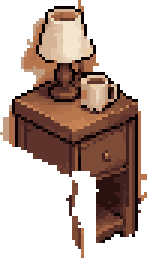
#> input picture e2e/pixel-art/quarto/novo/quarto/avulsos/abajur-recorte.png, 49 x 86 px, given in place of abajur-recorte.png-.png, which was not available (shown 3 times larger)
$ python pecas-avulsas.py avulsos/abajur-recorte.png
#> lines starting #> are read from the running program, lines starting #| are printed output that depends on the picture; after the words box and inside, x2 and y2 are one past the last pixel; in counts of white or black regions, pixels touching at a corner belong together
# O PUFE E O TAPETE AVULSOS no lugar dos recortes (09/11/2026, o compromisso de 17/10: "toda peça nasce avulsa"). A opção
# escolhida de avulsos/<id>-<n>.png (avulso.mjs) vai para pecas/<peça>.png, nas coordenadas do quarto, com o CENTRO DO PÉ
# (o meio da linha mais baixa) no da peça de antes: a página mede o pé e a base pelo desenho (montar.mjs, pecaDeImagem e
# MOVEIS), e assim o lugar no chão não muda. As sombras (pecas/<peça>-sombra.png) ficam as de antes.
# O pufe é o MESMO desenho nas três versões (antes eram três repinturas, de luz diferente; a página já ajusta a intensidade
# da luz pelo lugar). Os recortes de antes ficam em pecas/recortes/, para comparar.
#   py e2e/pixel-art/quarto/novo/quarto/pecas-avulsas.py pufe=<n> tapete=<n>
import os, shutil, sys
import numpy as np
from PIL import Image
from scipy.ndimage import label

AQUI = os.path.dirname(os.path.abspath(__file__))
PECAS = {'pufe': ['pufe-meio', 'pufe-janela', 'pufe-frente'], 'tapete': ['tapete']}
for arg in sys.argv[1:]:
    id_, _, n = arg.partition('=')
    a = np.array(Image.open(os.path.join(AQUI, 'avulsos', f'{id_}-{n}.png')).convert('RGBA'))
#> a is the input picture: shape (86, 49, 4); mean R, G, B, A 60.3, 40.5, 31.9, 125.4
    op = a[..., 3] > 127
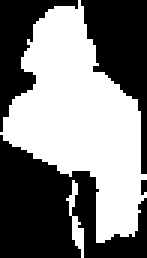
#> op: shape (86, 49) bool (shown 3 times larger); 49.2% white; 2 white regions, box (x1, y1, x2, y2) and area: (0, 0, 49, 81) 2015, (22, 60, 28, 86) 57
    rot, _ = label(op); tam = np.bincount(rot.ravel()); tam[0] = 0; op = rot == tam.argmax()  # sem sujeira solta
#> after `rot, _ = label(op)`:
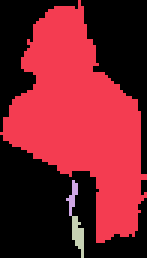
#> rot: shape (86, 49) int32 (shown 3 times larger); 4 distinct labels, from 0 to 3; one colour per label, 0 black
#> after `tam = np.bincount(rot.ravel())`: tam = [2142, 2015, 21, 36]
#> after `op = rot == tam.argmax()`:
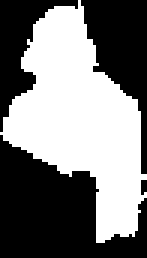
#> op: shape (86, 49) bool (shown 3 times larger); 47.8% white; 1 white region, box (x1, y1, x2, y2) and area: (0, 0, 49, 81) 2015
    ys, xs = np.nonzero(op); a = a[ys.min():ys.max() + 1, xs.min():xs.max() + 1]; op = op[ys.min():ys.max() + 1, xs.min():xs.max() + 1]
#> after `ys, xs = np.nonzero(op)`: ys = 2015 values from 0 to 80; xs = 2015 values, max 48 at index 1716, min 0 at index 1180, mean 26.23
#> after `a = a[ys.min():ys.max() + 1, xs.min():xs.max() + 1]`:
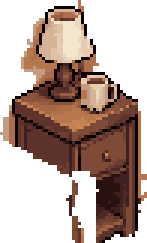
#> a: shape (81, 49, 4) (shown 3 times larger); mean R, G, B, A 63.7, 42.8, 33.8, 132.6; transparent parts drawn white
#> after `op = op[ys.min():ys.max() + 1, xs.min():xs.max() + 1]`:
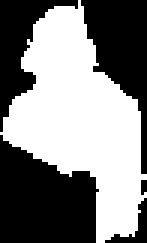
#> op: shape (81, 49) bool (shown 3 times larger); 50.8% white; 5 black regions (1 under 20 px), largest, box (x1, y1, x2, y2) and area: (0, 45, 33, 81) 875, (27, 0, 49, 58) 602, (0, 0, 26, 44) 402, (35, 66, 49, 81) 66
    if id_ == 'tapete':
        # O TOM DA SÁLVIA: a página tinge o tapete supondo a sálvia do de antes (matiz 0,158, saturação 0,27; ver
        # CORES_DO_TAPETE em montar.mjs). O gerado veio mais verde (0,31 e 0,15): a matiz e a saturação vão às de antes, a
        # claridade (o desenho) fica.
        import colorsys
        rgb = a[..., :3].astype(float) / 255
        hsv = np.array([colorsys.rgb_to_hsv(*px) for px in rgb.reshape(-1, 3)]).reshape(rgb.shape)
        m = op & (hsv[..., 1] > 0.02)
        dh = 0.158 - np.median(hsv[m][:, 0]); fs = 0.27 / max(0.01, np.median(hsv[m][:, 1]))
        hsv[..., 0] = (hsv[..., 0] + dh) % 1; hsv[..., 1] = np.clip(hsv[..., 1] * fs, 0, 1)
        novo = np.array([colorsys.hsv_to_rgb(*px) for px in hsv.reshape(-1, 3)]).reshape(rgb.shape)
        a = a.copy(); a[..., :3] = np.round(novo * 255).astype(a.dtype)
    h, w = op.shape; pe = np.nonzero(op[-1])[0]; meio = (pe.min() + pe.max()) / 2
#> after `h, w = op.shape`: h = 81; w = 49
#> after `pe = np.nonzero(op[-1])[0]`: pe = [32, 33, 34]
#> after `meio = (pe.min() + pe.max()) / 2`: meio = 33
#> (the run stopped early here; a loop or call above may not have finished)

$ run again, on e2e/pixel-art/quarto/novo/quarto/avulsos/cama-casal-3.png
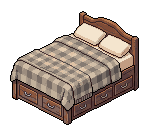
#> input picture e2e/pixel-art/quarto/novo/quarto/avulsos/cama-casal-3.png, 150 x 136 px, given in place of cama-casal-3.png-.png, which was not available
#> a is the input picture: shape (136, 150, 4); mean R, G, B, A 63.7, 53.9, 47.8, 116
#> `op = a[..., 3] > 127`:
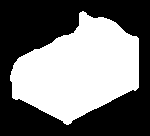
#> op: shape (136, 150) bool; 45.5% white; 1 white region, box (x1, y1, x2, y2) and area: (10, 11, 139, 125) 9277
#> tam = [11123, 9277]
#> ys = 9277 values from 11 to 124; xs = 9277 values, max 138 at index 1103, min 10 at index 5151, mean 78.37
#> a: shape (114, 129, 4)
#> `op = op[ys.min():ys.max() + 1, xs.min():xs.max() + 1]`:
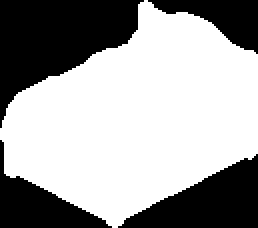
#> op: shape (114, 129) bool (shown 2 times larger); 63.1% white; 4 black regions, box (x1, y1, x2, y2) and area: (0, 0, 72, 64) 2414, (59, 77, 129, 114) 1405, (0, 70, 56, 114) 919, (74, 0, 129, 27) 691
#> pe = [56, 57, 58]
#> meio = 57

$ run again, on e2e/pixel-art/quarto/novo/quarto/avulsos/cama-casal-op1.png
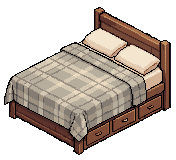
#> input picture e2e/pixel-art/quarto/novo/quarto/avulsos/cama-casal-op1.png, 176 x 160 px, given in place of cama-casal-op1.png-.png, which was not available
#> a is the input picture: shape (160, 176, 4); mean R, G, B, A 76.6, 66.3, 58.3, 132.6
#> `op = a[..., 3] > 127`:
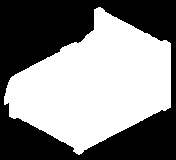
#> op: shape (160, 176) bool; 52% white; 1 black region, box (x1, y1, x2, y2) and area: (0, 0, 176, 160) 13514
#> tam = [13514, 14646]
#> ys = 14646 values from 7 to 154; xs = 14646 values, max 170 at index 1553, min 4 at index 8944, mean 94.41
#> a: shape (148, 167, 4)
#> `op = op[ys.min():ys.max() + 1, xs.min():xs.max() + 1]`:
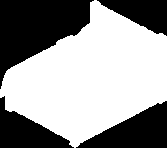
#> op: shape (148, 167) bool; 59.3% white; 4 black regions, box (x1, y1, x2, y2) and area: (0, 0, 94, 89) 4497, (76, 101, 167, 148) 2327, (0, 96, 74, 148) 1824, (97, 0, 167, 36) 1422
#> pe = [74, 75]
#> meio = 74.5
